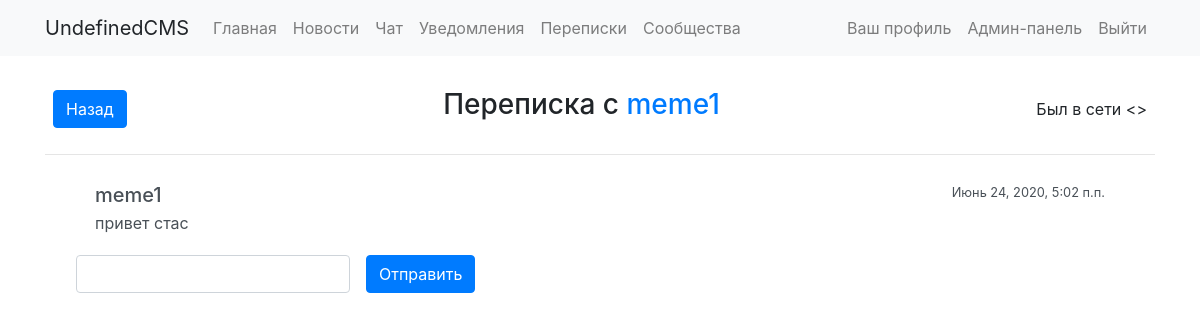
/conversations/user/28 (signed in), run on an earlier commit of the app's database.
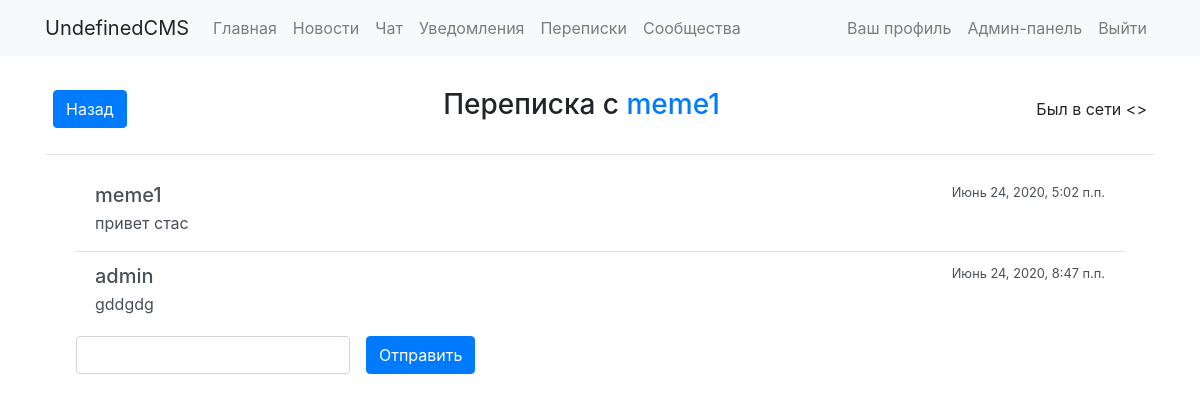
And on a later commit of the database.
### personal_messages/models.py (models this page shows, shortened)
class ConversationMessage(models.Model):
    user = models.ForeignKey(User, on_delete=models.CASCADE)
    text = models.TextField()
    date_time = models.DateTimeField()
    def is_earlier_24(self):
        return self.date_time > (timezone.now() - datetime.timedelta(days=1))

### personal_messages/views.py (the view)
# urls.py: path('user/<int:user_id>', views.DialogPage.as_view(), name='conversation'),
class DialogPage(View):
    def get(self, request, user_id):
        context = dict()
        if request.user.is_authenticated:
            try:
                user_messaging_with = User.objects.get(pk=user_id)
                context['user_messaging_with'] = user_messaging_with
            except ObjectDoesNotExist:
                template = loader.get_template('personal_messages/user_not_found.html')
                return HttpResponse(template.render(context, request), status=404)
            if request.user.id == user_id:
                return HttpResponseRedirect('/conversations')
            current_conversation = None
            for conversation in request.user.conversationlist.conversations.all():
                if conversation.user1.id == user_messaging_with.id or conversation.user2.id == user_messaging_with.id:
                    current_conversation = conversation
            if current_conversation == None:
                context['messages'] = []
                context['conversation_id'] = 0
            else:
                if current_conversation.user1.id == request.user.id:
                    current_conversation.update_last_view_user1()
                else:
                    current_conversation.update_last_view_user2()
                context['messages'] = current_conversation.get_messages_sorted_by_date()
                context['conversation_id'] = current_conversation.pk
            context["is_viewer_blacklisted"] = False
            context["is_viewed_blacklisted"] = False
            if user_messaging_with.profile.blacklist.filter(pk=request.user.pk).exists():
                context["is_viewer_blacklisted"] = True
            elif request.user.profile.blacklist.filter(pk=user_messaging_with.pk).exists():
                context["is_viewed_blacklisted"] = True
            return render(request, 'personal_messages/base.html', context)
        else:
            return HttpResponseRedirect('/auth/login')

### personal_messages/models.py (called while the page is built)
    def update_last_view_user2(self):
        self.last_view_user2 = datetime.datetime.now()
        self.save()

    def get_messages_sorted_by_date(self):
        if len(self.messages.all()) != 0:
            return self.messages.all().order_by('date_time')
        else:
            return []

### personal_messages/templates/personal_messages/base.html (shortened to what this page needs)
{% extends "base_general.html" %}
{% load static %}
{% block title_header %}
<div class="d-flex justify-content-between align-items-center">
  <div class="d-inline-block">
   <div class="p-2">
      <a href="/conversations">
        <button class="btn btn-primary">Назад</button>
      </a>
    </div>
  </div>
  <div class="p-2">
    {% if user_messaging_with.profile.verified %}
    <h3>Переписка с <a href="/profile/{{user_messaging_with.username}}" id="username">{{user_messaging_with}} <i class="material-icons" title="Подтверждённый пользователь">check_circle_outline</i></a></h3>
    {% else %}
    <h3>Переписка с <a href="/profile/{{user_messaging_with.username}}" id="username">{{user_messaging_with}}</a></h3>
    {% endif %}
  </div>
  <div class="p-2">
    Был в сети <>
  </div>
</div>
{% endblock %}
{% block content %}
<div class="container">
  <div id="msg-list-div" class="overflow-auto" style="max-height: 60vh !important;">
<div id="msg-list" class="list-group list-group-flush">
{% for message in messages %}
  <div class="list-group-item list-group-item-action flex-column align-items-start" id="{{message.id}}">
    <div class="d-flex w-100 justify-content-between">
      <h5 class="mb-1">{{message.user.username}}</h5>
      <small>{{message.date_time}}</small>
    </div>
    <p class="mb-1">{{message.text}}</p>
  </div>
{% endfor %}
</div>
  </div>
</div>
<div id="chat-form" class="form-inline affix-bottom mt-1 h-20">
  <div id="chat-bottom" class="form-group mx-3 mb-2">
    <input type="text" name="text" class="form-control" required="" id="id_text">
  </div>
  <div>
    {% if is_viewer_blacklisted %}
    <span>Вы находитесь в чёрном списке пользователя, отправка сообщений недоступна</span>
    {% elif is_viewed_blacklisted %}
    <span>Вы заблокировали этого пользователя, отправка сообщений недоступна</span>
    {% else %}
    <button type="button" class="btn btn-primary mb-2" id="send">Отправить</button>
    {% endif %}
  </div>
</div>
{% endblock %}

What changed in the data, as far as the page shows it:
added ConversationMessage: user.username "admin", date_time "Июнь 24, 2020, 8:47 п.п.", text "gddgdg"
